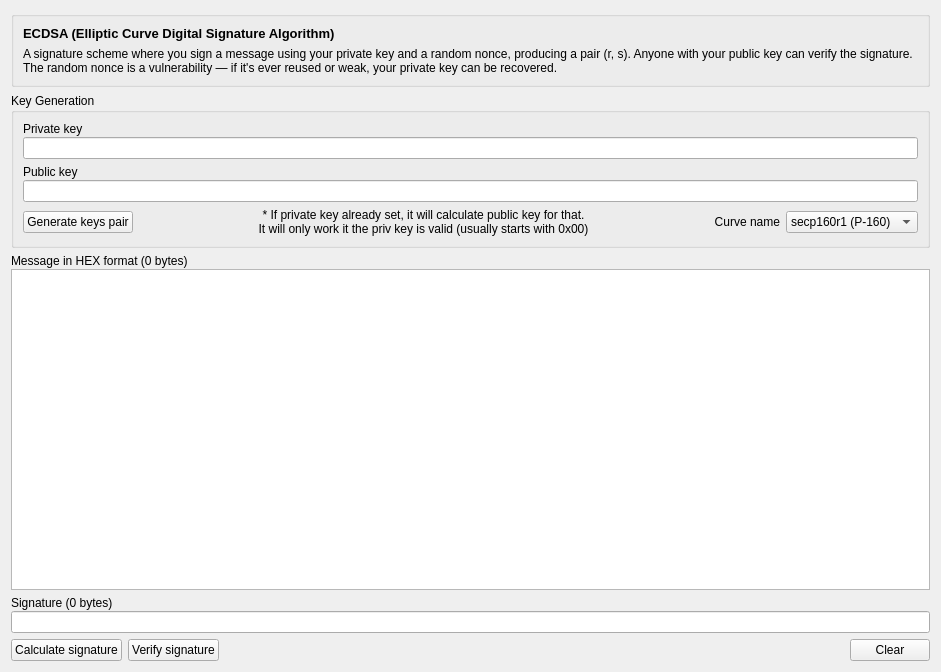
<?xml version="1.0" encoding="UTF-8"?>
<ui version="4.0">
 <class>UiDsaSECP</class>
 <widget class="QWidget" name="UiDsaSECP">
  <property name="geometry">
   <rect>
    <x>0</x>
    <y>0</y>
    <width>941</width>
    <height>672</height>
   </rect>
  </property>
  <property name="windowTitle">
   <string>UiDsaSECP</string>
  </property>
  <layout class="QVBoxLayout" name="verticalLayout_8">
   <item>
    <widget class="QGroupBox" name="groupBox_2">
     <property name="title">
      <string/>
     </property>
     <layout class="QVBoxLayout" name="verticalLayout_7">
      <item>
       <widget class="QLabel" name="label">
        <property name="font">
         <font>
          <pointsize>10</pointsize>
          <bold>true</bold>
         </font>
        </property>
        <property name="text">
         <string>ECDSA (Elliptic Curve Digital Signature Algorithm)</string>
        </property>
        <property name="wordWrap">
         <bool>true</bool>
        </property>
       </widget>
      </item>
      <item>
       <widget class="QLabel" name="label_3">
        <property name="text">
         <string>A signature scheme where you sign a message using your private key and a random nonce, producing a pair (r, s). Anyone with your public key can verify the signature. The random nonce is a vulnerability — if it's ever reused or weak, your private key can be recovered.</string>
        </property>
        <property name="wordWrap">
         <bool>true</bool>
        </property>
       </widget>
      </item>
     </layout>
    </widget>
   </item>
   <item>
    <widget class="QGroupBox" name="groupBox">
     <property name="title">
      <string>Key Generation</string>
     </property>
     <layout class="QVBoxLayout" name="verticalLayout_3">
      <item>
       <layout class="QVBoxLayout" name="verticalLayout">
        <property name="spacing">
         <number>1</number>
        </property>
        <item>
         <widget class="QLabel" name="label_PrivateKey">
          <property name="text">
           <string notr="true">Private key</string>
          </property>
         </widget>
        </item>
        <item>
         <widget class="QLineEdit" name="textEdit_privateKey">
          <property name="font">
           <font>
            <family>Consolas</family>
           </font>
          </property>
          <property name="text">
           <string/>
          </property>
          <property name="clearButtonEnabled">
           <bool>true</bool>
          </property>
         </widget>
        </item>
       </layout>
      </item>
      <item>
       <layout class="QVBoxLayout" name="verticalLayout_2">
        <property name="spacing">
         <number>1</number>
        </property>
        <item>
         <widget class="QLabel" name="label_PublicKey">
          <property name="text">
           <string>Public key</string>
          </property>
         </widget>
        </item>
        <item>
         <widget class="QLineEdit" name="textEdit_publicKey">
          <property name="font">
           <font>
            <family>Consolas</family>
           </font>
          </property>
          <property name="clearButtonEnabled">
           <bool>true</bool>
          </property>
         </widget>
        </item>
       </layout>
      </item>
      <item>
       <layout class="QHBoxLayout" name="horizontalLayout">
        <item>
         <widget class="QPushButton" name="pushButton_GenerateKeysPair">
          <property name="sizePolicy">
           <sizepolicy hsizetype="Maximum" vsizetype="Fixed">
            <horstretch>0</horstretch>
            <verstretch>0</verstretch>
           </sizepolicy>
          </property>
          <property name="toolTip">
           <string>&lt;html&gt;&lt;head/&gt;&lt;body&gt;&lt;p&gt;If private key is set, public key will be generated based on that.&lt;/p&gt;&lt;p&gt;If no private key is given, a new one will be generated.&lt;br/&gt;PS: Private key must be valid otherwise no public key could be calculated.&lt;/p&gt;&lt;/body&gt;&lt;/html&gt;</string>
          </property>
          <property name="text">
           <string>Generate keys pair</string>
          </property>
         </widget>
        </item>
        <item>
         <widget class="QLabel" name="label_22">
          <property name="sizePolicy">
           <sizepolicy hsizetype="Preferred" vsizetype="Minimum">
            <horstretch>0</horstretch>
            <verstretch>0</verstretch>
           </sizepolicy>
          </property>
          <property name="text">
           <string>* If private key already set, it will calculate public key for that.
It will only work it the priv key is valid (usually starts with 0x00)</string>
          </property>
          <property name="alignment">
           <set>Qt::AlignmentFlag::AlignCenter</set>
          </property>
         </widget>
        </item>
        <item>
         <widget class="QLabel" name="label_8">
          <property name="sizePolicy">
           <sizepolicy hsizetype="Maximum" vsizetype="Preferred">
            <horstretch>0</horstretch>
            <verstretch>0</verstretch>
           </sizepolicy>
          </property>
          <property name="text">
           <string>Curve name</string>
          </property>
          <property name="alignment">
           <set>Qt::AlignmentFlag::AlignRight|Qt::AlignmentFlag::AlignTrailing|Qt::AlignmentFlag::AlignVCenter</set>
          </property>
         </widget>
        </item>
        <item>
         <widget class="QComboBox" name="comboBox_AlgoName">
          <property name="sizePolicy">
           <sizepolicy hsizetype="Maximum" vsizetype="Fixed">
            <horstretch>0</horstretch>
            <verstretch>0</verstretch>
           </sizepolicy>
          </property>
          <property name="currentText">
           <string>secp160r1 (P-160)</string>
          </property>
          <item>
           <property name="text">
            <string>secp160r1 (P-160)</string>
           </property>
          </item>
          <item>
           <property name="text">
            <string>secp224r1 (P-224)</string>
           </property>
          </item>
          <item>
           <property name="text">
            <string>secp256r1 (P-256)</string>
           </property>
          </item>
          <item>
           <property name="text">
            <string>secp384r1 (P-384)</string>
           </property>
          </item>
          <item>
           <property name="text">
            <string>secp521r1 (P-521)</string>
           </property>
          </item>
          <item>
           <property name="text">
            <string>secp192k1</string>
           </property>
          </item>
          <item>
           <property name="text">
            <string>secp224k1</string>
           </property>
          </item>
          <item>
           <property name="text">
            <string>secp256k1</string>
           </property>
          </item>
         </widget>
        </item>
       </layout>
      </item>
     </layout>
    </widget>
   </item>
   <item>
    <layout class="QVBoxLayout" name="verticalLayout_6">
     <item>
      <layout class="QVBoxLayout" name="verticalLayout_4">
       <property name="spacing">
        <number>1</number>
       </property>
       <item>
        <widget class="QLabel" name="label_Message">
         <property name="text">
          <string>Message in HEX format (0 bytes)</string>
         </property>
        </widget>
       </item>
       <item>
        <widget class="QTextEdit" name="textEdit_Message">
         <property name="font">
          <font>
           <family>Consolas</family>
          </font>
         </property>
         <property name="html">
          <string>&lt;!DOCTYPE HTML PUBLIC &quot;-//W3C//DTD HTML 4.0//EN&quot; &quot;http://www.w3.org/TR/REC-html40/strict.dtd&quot;&gt;
&lt;html&gt;&lt;head&gt;&lt;meta name=&quot;qrichtext&quot; content=&quot;1&quot; /&gt;&lt;meta charset=&quot;utf-8&quot; /&gt;&lt;style type=&quot;text/css&quot;&gt;
p, li { white-space: pre-wrap; }
hr { height: 1px; border-width: 0; }
li.unchecked::marker { content: &quot;\2610&quot;; }
li.checked::marker { content: &quot;\2612&quot;; }
&lt;/style&gt;&lt;/head&gt;&lt;body style=&quot; font-family:'Consolas'; font-size:9pt; font-weight:400; font-style:normal;&quot;&gt;
&lt;p style=&quot;-qt-paragraph-type:empty; margin-top:0px; margin-bottom:0px; margin-left:0px; margin-right:0px; -qt-block-indent:0; text-indent:0px;&quot;&gt;&lt;br /&gt;&lt;/p&gt;&lt;/body&gt;&lt;/html&gt;</string>
         </property>
        </widget>
       </item>
      </layout>
     </item>
     <item>
      <layout class="QVBoxLayout" name="verticalLayout_5">
       <property name="spacing">
        <number>1</number>
       </property>
       <item>
        <widget class="QLabel" name="label_Signature">
         <property name="text">
          <string>Signature (0 bytes)</string>
         </property>
        </widget>
       </item>
       <item>
        <widget class="QLineEdit" name="textEdit_Signature">
         <property name="enabled">
          <bool>true</bool>
         </property>
         <property name="font">
          <font>
           <family>Consolas</family>
          </font>
         </property>
         <property name="readOnly">
          <bool>false</bool>
         </property>
         <property name="clearButtonEnabled">
          <bool>true</bool>
         </property>
        </widget>
       </item>
      </layout>
     </item>
     <item>
      <layout class="QHBoxLayout" name="horizontalLayout_3">
       <item>
        <layout class="QHBoxLayout" name="horizontalLayout_2">
         <item>
          <widget class="QPushButton" name="pushButton_CalculateSignature">
           <property name="text">
            <string>Calculate signature</string>
           </property>
          </widget>
         </item>
         <item>
          <widget class="QPushButton" name="pushButton_VerifySignature">
           <property name="text">
            <string>Verify signature</string>
           </property>
          </widget>
         </item>
        </layout>
       </item>
       <item>
        <spacer name="horizontalSpacer">
         <property name="orientation">
          <enum>Qt::Orientation::Horizontal</enum>
         </property>
         <property name="sizeHint" stdset="0">
          <size>
           <width>40</width>
           <height>20</height>
          </size>
         </property>
        </spacer>
       </item>
       <item>
        <widget class="QPushButton" name="pushButton_Clear">
         <property name="sizePolicy">
          <sizepolicy hsizetype="Maximum" vsizetype="Fixed">
           <horstretch>0</horstretch>
           <verstretch>0</verstretch>
          </sizepolicy>
         </property>
         <property name="text">
          <string>Clear</string>
         </property>
        </widget>
       </item>
      </layout>
     </item>
    </layout>
   </item>
  </layout>
 </widget>
 <resources/>
 <connections/>
</ui>
